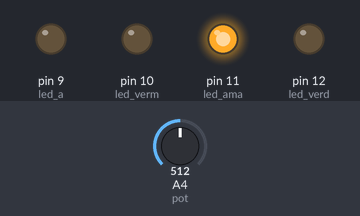
This sketch was run on a simulated Arduino Uno, built with avr-gcc and run on an emulated ATmega328P. On the bench: output pins drawn as LEDs (lit = HIGH). The inputs (shaded band) are chosen by the test bench; at power-on: A4 (pot) = 512.

Above: at 1.2 s.
1.3 s: A4 (pot) set to 664
2.8 s: A4 (pot) set to 699
At 3.7 s:
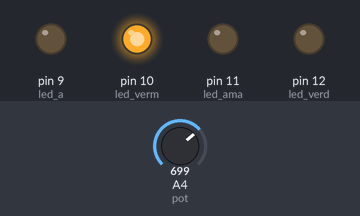
4.3 s: A4 (pot) set to 1014
5.8 s: A4 (pot) set to 1023
At 6.4 s:
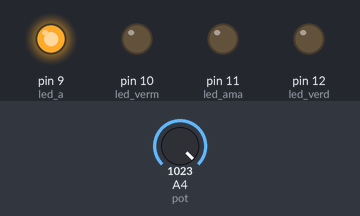
7.3 s: A4 (pot) set to 306
At 7.8 s:
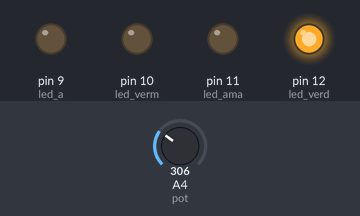
8.8 s: A4 (pot) set to 325
10.3 s: A4 (pot) set to 358
At 11.7 s:
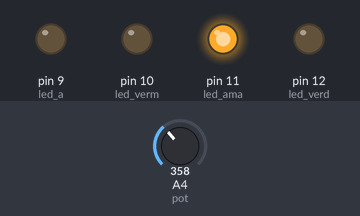
Timing chart, 0 to 12.8 s (numbered marks = the images above; inputs shaded):
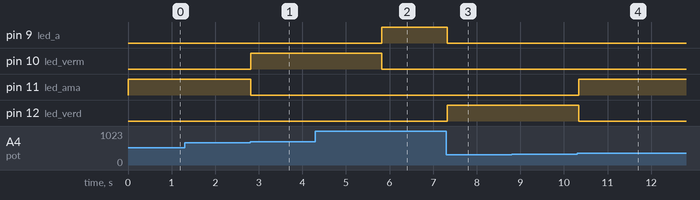

The sketch:

sem_vet.ino
```cpp
int led_verd = 12, led_ama = 11, led_verm = 10, led_a = 9;
int pot = A4;
void setup() {
  // put your setup code here, to run once:
  pinMode(led_verd, OUTPUT);
  pinMode(led_ama, OUTPUT);
  pinMode(led_verm, OUTPUT);
  pinMode(led_a, OUTPUT);

  pinMode(pot, INPUT);
}

void loop() {
  // put your main code here, to run repeatedly:
  int valpot = map(analogRead(pot), 0, 1023, 1, 4);

  switch(valpot){
    case 1:
      digitalWrite(led_verd, HIGH);
      digitalWrite(led_ama, LOW);
      digitalWrite(led_verm, LOW);
      digitalWrite(led_a, LOW);
      delay(50);
      break;
    case 2:
      digitalWrite(led_verd, LOW);
      digitalWrite(led_ama, HIGH);
      digitalWrite(led_verm, LOW);
      digitalWrite(led_a, LOW);
      delay(50);
      break;
    case 3:
      digitalWrite(led_verd, LOW);
      digitalWrite(led_ama, LOW);
      digitalWrite(led_verm, HIGH);
      digitalWrite(led_a, LOW);
      delay(50);
      break;
    case 4:
      digitalWrite(led_verd, LOW);
      digitalWrite(led_ama, LOW);
      digitalWrite(led_verm, LOW);
      digitalWrite(led_a, HIGH);
      delay(50);
      break;
    delay(25);
  }
}
```

Measured:
- the behaviour switches between 681 and 682 on A4 (pot) (found by bisection; images 0 and 1)
- the behaviour switches between 1022 and 1023 on A4 (pot) (found by bisection; images 1 and 2)
- the behaviour switches between 340 and 341 on A4 (pot) (found by bisection; images 3 and 4)
- after the input at 1.3 s, every drawn part: stays the same
- after the input at 2.8 s, pin 10 (led_verm): LOW → HIGH at once; pin 11 (led_ama): HIGH → LOW at once
- after the input at 4.3 s, every drawn part: stays the same
- after the input at 5.8 s, pin 9 (led_a): LOW → HIGH at once; pin 10 (led_verm): HIGH → LOW at once
- after the input at 7.3 s, pin 9 (led_a): HIGH → LOW at once; pin 12 (led_verd): LOW → HIGH at once
- after the input at 8.8 s, every drawn part: stays the same
- after the input at 10.3 s, pin 11 (led_ama): LOW → HIGH at once; pin 12 (led_verd): HIGH → LOW at once
